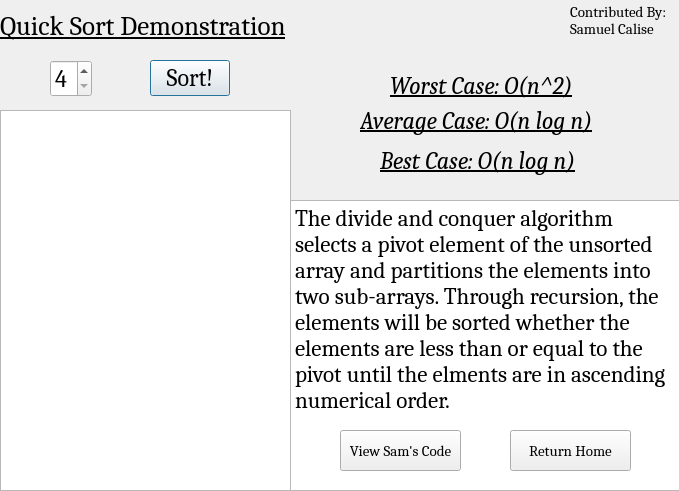
<?xml version="1.0" encoding="UTF-8"?>
<ui version="4.0">
 <class>secondwindow</class>
 <widget class="QDialog" name="secondwindow">
  <property name="geometry">
   <rect>
    <x>0</x>
    <y>0</y>
    <width>679</width>
    <height>491</height>
   </rect>
  </property>
  <property name="windowTitle">
   <string>DSA Project: Quick Sort Algorithm</string>
  </property>
  <widget class="QSpinBox" name="spinBox">
   <property name="geometry">
    <rect>
     <x>50</x>
     <y>60</y>
     <width>42</width>
     <height>37</height>
    </rect>
   </property>
   <property name="font">
    <font>
     <family>Cambria</family>
     <pointsize>18</pointsize>
    </font>
   </property>
   <property name="minimum">
    <number>4</number>
   </property>
   <property name="maximum">
    <number>6</number>
   </property>
  </widget>
  <widget class="QPushButton" name="pushButton">
   <property name="geometry">
    <rect>
     <x>150</x>
     <y>60</y>
     <width>80</width>
     <height>36</height>
    </rect>
   </property>
   <property name="font">
    <font>
     <family>Cambria</family>
     <pointsize>18</pointsize>
    </font>
   </property>
   <property name="text">
    <string>Sort!</string>
   </property>
  </widget>
  <widget class="QLabel" name="label">
   <property name="geometry">
    <rect>
     <x>0</x>
     <y>0</y>
     <width>341</width>
     <height>51</height>
    </rect>
   </property>
   <property name="font">
    <font>
     <family>Cambria</family>
     <pointsize>20</pointsize>
     <underline>true</underline>
     <strikeout>false</strikeout>
    </font>
   </property>
   <property name="text">
    <string>Quick Sort Demonstration</string>
   </property>
  </widget>
  <widget class="QLabel" name="label_2">
   <property name="geometry">
    <rect>
     <x>390</x>
     <y>60</y>
     <width>211</width>
     <height>51</height>
    </rect>
   </property>
   <property name="font">
    <font>
     <family>Cambria</family>
     <pointsize>18</pointsize>
     <italic>true</italic>
     <underline>true</underline>
    </font>
   </property>
   <property name="text">
    <string>Worst Case: O(n^2)</string>
   </property>
  </widget>
  <widget class="QLabel" name="label_3">
   <property name="geometry">
    <rect>
     <x>360</x>
     <y>90</y>
     <width>251</width>
     <height>61</height>
    </rect>
   </property>
   <property name="font">
    <font>
     <family>Cambria</family>
     <pointsize>18</pointsize>
     <italic>true</italic>
     <underline>true</underline>
    </font>
   </property>
   <property name="text">
    <string>Average Case: O(n log n)</string>
   </property>
  </widget>
  <widget class="QLabel" name="label_4">
   <property name="geometry">
    <rect>
     <x>380</x>
     <y>130</y>
     <width>221</width>
     <height>61</height>
    </rect>
   </property>
   <property name="font">
    <font>
     <family>Cambria</family>
     <pointsize>18</pointsize>
     <italic>true</italic>
     <underline>true</underline>
    </font>
   </property>
   <property name="text">
    <string>Best Case: O(n log n)</string>
   </property>
  </widget>
  <widget class="QPlainTextEdit" name="plainTextEdit">
   <property name="geometry">
    <rect>
     <x>290</x>
     <y>200</y>
     <width>391</width>
     <height>291</height>
    </rect>
   </property>
   <property name="font">
    <font>
     <family>Cambria</family>
     <pointsize>17</pointsize>
    </font>
   </property>
   <property name="plainText">
    <string>The divide and conquer algorithm selects a pivot element of the unsorted array and partitions the elements into two sub-arrays. Through recursion, the elements will be sorted whether the elements are less than or equal to the pivot until the elments are in ascending numerical order.</string>
   </property>
  </widget>
  <widget class="QListWidget" name="listWidget">
   <property name="geometry">
    <rect>
     <x>0</x>
     <y>110</y>
     <width>291</width>
     <height>381</height>
    </rect>
   </property>
   <property name="font">
    <font>
     <pointsize>12</pointsize>
    </font>
   </property>
  </widget>
  <widget class="QPushButton" name="exitButton">
   <property name="geometry">
    <rect>
     <x>510</x>
     <y>430</y>
     <width>121</width>
     <height>41</height>
    </rect>
   </property>
   <property name="font">
    <font>
     <family>Cambria</family>
     <pointsize>11</pointsize>
    </font>
   </property>
   <property name="text">
    <string>Return Home</string>
   </property>
  </widget>
  <widget class="QPushButton" name="exitButton_2">
   <property name="geometry">
    <rect>
     <x>340</x>
     <y>430</y>
     <width>121</width>
     <height>41</height>
    </rect>
   </property>
   <property name="font">
    <font>
     <family>Cambria</family>
     <pointsize>11</pointsize>
    </font>
   </property>
   <property name="text">
    <string>View Sam's Code</string>
   </property>
  </widget>
  <widget class="QLabel" name="label_5">
   <property name="geometry">
    <rect>
     <x>570</x>
     <y>0</y>
     <width>111</width>
     <height>41</height>
    </rect>
   </property>
   <property name="font">
    <font>
     <family>Cambria</family>
     <pointsize>11</pointsize>
     <bold>false</bold>
    </font>
   </property>
   <property name="text">
    <string>Contributed By:
Samuel Calise</string>
   </property>
  </widget>
 </widget>
 <resources/>
 <connections>
  <connection>
   <sender>exitButton</sender>
   <signal>clicked()</signal>
   <receiver>secondwindow</receiver>
   <slot>close()</slot>
   <hints>
    <hint type="sourcelabel">
     <x>404</x>
     <y>368</y>
    </hint>
    <hint type="destinationlabel">
     <x>406</x>
     <y>411</y>
    </hint>
   </hints>
  </connection>
 </connections>
</ui>
